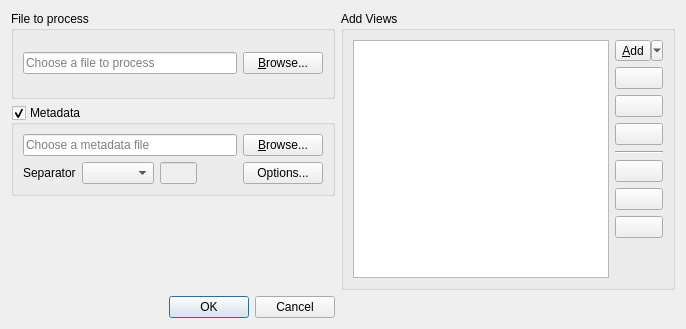
<?xml version="1.0" encoding="UTF-8"?>
<ui version="4.0">
 <class>ProcessFileDialog</class>
 <widget class="QDialog" name="ProcessFileDialog">
  <property name="windowModality">
   <enum>Qt::ApplicationModal</enum>
  </property>
  <property name="windowTitle">
   <string>Process File</string>
  </property>
  <layout class="QGridLayout" name="gridLayout_2">
   <item row="4" column="0">
    <widget class="QDialogButtonBox" name="buttonBox">
     <property name="orientation">
      <enum>Qt::Horizontal</enum>
     </property>
     <property name="standardButtons">
      <set>QDialogButtonBox::Cancel|QDialogButtonBox::Ok</set>
     </property>
     <property name="centerButtons">
      <bool>false</bool>
     </property>
    </widget>
   </item>
   <item row="1" column="0">
    <widget class="QGroupBox" name="gbMetadata">
     <property name="title">
      <string>Metadata</string>
     </property>
     <property name="checkable">
      <bool>true</bool>
     </property>
     <property name="checked">
      <bool>true</bool>
     </property>
     <layout class="QGridLayout" name="gridLayout">
      <item row="0" column="0" colspan="4">
       <layout class="QHBoxLayout" name="horizontalLayout">
        <item>
         <widget class="QLineEdit" name="editMetadataFile">
          <property name="enabled">
           <bool>true</bool>
          </property>
          <property name="minimumSize">
           <size>
            <width>200</width>
            <height>0</height>
           </size>
          </property>
          <property name="placeholderText">
           <string>Choose a metadata file</string>
          </property>
         </widget>
        </item>
        <item>
         <widget class="QPushButton" name="btBrowseMetadataFile">
          <property name="enabled">
           <bool>true</bool>
          </property>
          <property name="text">
           <string>&amp;Browse...</string>
          </property>
          <property name="icon">
           <iconset resource="ui.qrc">
            <normaloff>:/icons/images/folder-open.svg</normaloff>:/icons/images/folder-open.svg</iconset>
          </property>
         </widget>
        </item>
       </layout>
      </item>
      <item row="2" column="0" colspan="4">
       <layout class="QHBoxLayout" name="horizontalLayout_2">
        <item>
         <widget class="QLabel" name="label_2">
          <property name="text">
           <string>Separator</string>
          </property>
         </widget>
        </item>
        <item>
         <widget class="CsvDelimiterCombo" name="cbCsvDelimiter"/>
        </item>
        <item>
         <widget class="QLineEdit" name="editCsvDelimiter">
          <property name="enabled">
           <bool>false</bool>
          </property>
          <property name="maximumSize">
           <size>
            <width>37</width>
            <height>16777215</height>
           </size>
          </property>
          <property name="maxLength">
           <number>1</number>
          </property>
         </widget>
        </item>
        <item>
         <spacer name="horizontalSpacer">
          <property name="orientation">
           <enum>Qt::Horizontal</enum>
          </property>
          <property name="sizeHint" stdset="0">
           <size>
            <width>40</width>
            <height>20</height>
           </size>
          </property>
         </spacer>
        </item>
        <item>
         <widget class="QPushButton" name="btOptions">
          <property name="text">
           <string>Options...</string>
          </property>
          <property name="icon">
           <iconset resource="ui.qrc">
            <normaloff>:/icons/images/preferences-system.svg</normaloff>:/icons/images/preferences-system.svg</iconset>
          </property>
         </widget>
        </item>
       </layout>
      </item>
     </layout>
    </widget>
   </item>
   <item row="0" column="0">
    <widget class="QGroupBox" name="gbProcess">
     <property name="title">
      <string>File to process</string>
     </property>
     <layout class="QHBoxLayout" name="horizontalLayout_4">
      <item>
       <widget class="QLineEdit" name="editProcessFile">
        <property name="minimumSize">
         <size>
          <width>200</width>
          <height>0</height>
         </size>
        </property>
        <property name="placeholderText">
         <string>Choose a file to process</string>
        </property>
       </widget>
      </item>
      <item>
       <widget class="QPushButton" name="btBrowseProcessFile">
        <property name="text">
         <string>&amp;Browse...</string>
        </property>
        <property name="icon">
         <iconset resource="ui.qrc">
          <normaloff>:/icons/images/folder-open.svg</normaloff>:/icons/images/folder-open.svg</iconset>
        </property>
       </widget>
      </item>
     </layout>
    </widget>
   </item>
   <item row="0" column="3" rowspan="3">
    <widget class="QGroupBox" name="gbAddViews">
     <property name="title">
      <string>Add Views</string>
     </property>
     <layout class="QHBoxLayout" name="horizontalLayout_3">
      <item>
       <widget class="QListWidget" name="lstViews">
        <property name="dragDropMode">
         <enum>QAbstractItemView::InternalMove</enum>
        </property>
        <property name="alternatingRowColors">
         <bool>true</bool>
        </property>
        <property name="selectionMode">
         <enum>QAbstractItemView::ExtendedSelection</enum>
        </property>
        <property name="uniformItemSizes">
         <bool>true</bool>
        </property>
       </widget>
      </item>
      <item>
       <layout class="QVBoxLayout" name="verticalLayout">
        <item>
         <widget class="QToolButton" name="btAddView">
          <property name="toolTip">
           <string>Add a view to the list</string>
          </property>
          <property name="statusTip">
           <string>Add a view to the list</string>
          </property>
          <property name="text">
           <string>&amp;Add</string>
          </property>
          <property name="icon">
           <iconset resource="ui.qrc">
            <normaloff>:/icons/images/list-add.svg</normaloff>:/icons/images/list-add.svg</iconset>
          </property>
          <property name="iconSize">
           <size>
            <width>16</width>
            <height>16</height>
           </size>
          </property>
          <property name="popupMode">
           <enum>QToolButton::MenuButtonPopup</enum>
          </property>
         </widget>
        </item>
        <item>
         <widget class="QPushButton" name="btRemoveViews">
          <property name="toolTip">
           <string>Remove selected view(s) from the list</string>
          </property>
          <property name="statusTip">
           <string>Remove selected view(s) from the list</string>
          </property>
          <property name="text">
           <string/>
          </property>
          <property name="icon">
           <iconset resource="ui.qrc">
            <normaloff>:/icons/images/list-remove.svg</normaloff>:/icons/images/list-remove.svg</iconset>
          </property>
         </widget>
        </item>
        <item>
         <widget class="QPushButton" name="btEditView">
          <property name="toolTip">
           <string>Edit selected view options</string>
          </property>
          <property name="statusTip">
           <string>Edit selected view options</string>
          </property>
          <property name="text">
           <string/>
          </property>
          <property name="icon">
           <iconset resource="ui.qrc">
            <normaloff>:/icons/images/list-edit.svg</normaloff>:/icons/images/list-edit.svg</iconset>
          </property>
         </widget>
        </item>
        <item>
         <widget class="QPushButton" name="btClear">
          <property name="toolTip">
           <string>Clear list</string>
          </property>
          <property name="statusTip">
           <string>Clear list</string>
          </property>
          <property name="text">
           <string/>
          </property>
          <property name="icon">
           <iconset resource="ui.qrc">
            <normaloff>:/icons/images/list-clear.svg</normaloff>:/icons/images/list-clear.svg</iconset>
          </property>
         </widget>
        </item>
        <item>
         <widget class="Line" name="line">
          <property name="orientation">
           <enum>Qt::Horizontal</enum>
          </property>
         </widget>
        </item>
        <item>
         <widget class="QPushButton" name="btSelectAll">
          <property name="toolTip">
           <string>Select all items</string>
          </property>
          <property name="statusTip">
           <string>Select all items</string>
          </property>
          <property name="text">
           <string/>
          </property>
          <property name="icon">
           <iconset resource="ui.qrc">
            <normaloff>:/icons/images/select-all.svg</normaloff>:/icons/images/select-all.svg</iconset>
          </property>
         </widget>
        </item>
        <item>
         <widget class="QPushButton" name="btSelectNone">
          <property name="toolTip">
           <string>Select nothing</string>
          </property>
          <property name="statusTip">
           <string>Select nothing</string>
          </property>
          <property name="text">
           <string/>
          </property>
          <property name="icon">
           <iconset resource="ui.qrc">
            <normaloff>:/icons/images/select-none.svg</normaloff>:/icons/images/select-none.svg</iconset>
          </property>
         </widget>
        </item>
        <item>
         <widget class="QPushButton" name="btSelectInvert">
          <property name="toolTip">
           <string>Invert selection</string>
          </property>
          <property name="statusTip">
           <string>Invert selection</string>
          </property>
          <property name="text">
           <string/>
          </property>
          <property name="icon">
           <iconset resource="ui.qrc">
            <normaloff>:/icons/images/select-invert.svg</normaloff>:/icons/images/select-invert.svg</iconset>
          </property>
         </widget>
        </item>
        <item>
         <spacer name="verticalSpacer">
          <property name="orientation">
           <enum>Qt::Vertical</enum>
          </property>
          <property name="sizeHint" stdset="0">
           <size>
            <width>20</width>
            <height>40</height>
           </size>
          </property>
         </spacer>
        </item>
       </layout>
      </item>
     </layout>
    </widget>
   </item>
  </layout>
 </widget>
 <customwidgets>
  <customwidget>
   <class>CsvDelimiterCombo</class>
   <extends>QComboBox</extends>
   <header>lib/ui/widgets.h</header>
  </customwidget>
 </customwidgets>
 <resources>
  <include location="ui.qrc"/>
 </resources>
 <connections>
  <connection>
   <sender>buttonBox</sender>
   <signal>accepted()</signal>
   <receiver>ProcessFileDialog</receiver>
   <slot>accept()</slot>
   <hints>
    <hint type="sourcelabel">
     <x>248</x>
     <y>254</y>
    </hint>
    <hint type="destinationlabel">
     <x>157</x>
     <y>274</y>
    </hint>
   </hints>
  </connection>
  <connection>
   <sender>buttonBox</sender>
   <signal>rejected()</signal>
   <receiver>ProcessFileDialog</receiver>
   <slot>reject()</slot>
   <hints>
    <hint type="sourcelabel">
     <x>316</x>
     <y>260</y>
    </hint>
    <hint type="destinationlabel">
     <x>286</x>
     <y>274</y>
    </hint>
   </hints>
  </connection>
 </connections>
</ui>
